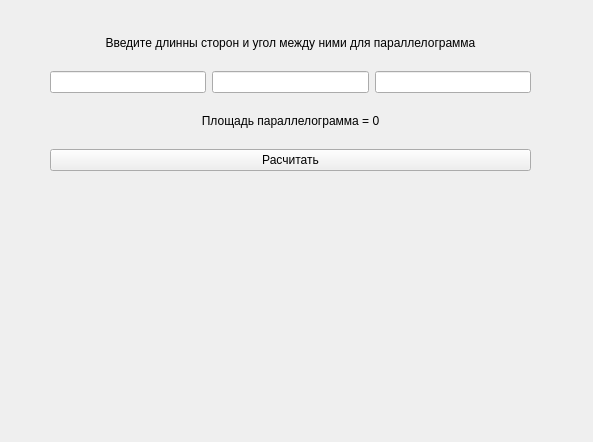
<?xml version="1.0" encoding="UTF-8"?>
<ui version="4.0">
 <class>Parallelogram</class>
 <widget class="QWidget" name="Parallelogram">
  <property name="geometry">
   <rect>
    <x>0</x>
    <y>0</y>
    <width>593</width>
    <height>442</height>
   </rect>
  </property>
  <property name="windowTitle">
   <string>Form</string>
  </property>
  <widget class="QLabel" name="image">
   <property name="geometry">
    <rect>
     <x>120</x>
     <y>210</y>
     <width>341</width>
     <height>191</height>
    </rect>
   </property>
   <property name="text">
    <string/>
   </property>
   <property name="alignment">
    <set>Qt::AlignmentFlag::AlignCenter</set>
   </property>
  </widget>
  <widget class="QWidget" name="">
   <property name="geometry">
    <rect>
     <x>50</x>
     <y>20</y>
     <width>481</width>
     <height>151</height>
    </rect>
   </property>
   <layout class="QGridLayout" name="gridLayout_2">
    <item row="0" column="0">
     <layout class="QGridLayout" name="gridLayout">
      <item row="1" column="1">
       <widget class="QLineEdit" name="inputlineEditB">
        <property name="alignment">
         <set>Qt::AlignmentFlag::AlignRight|Qt::AlignmentFlag::AlignTrailing|Qt::AlignmentFlag::AlignVCenter</set>
        </property>
       </widget>
      </item>
      <item row="1" column="2">
       <widget class="QLineEdit" name="inputlineEditC">
        <property name="alignment">
         <set>Qt::AlignmentFlag::AlignRight|Qt::AlignmentFlag::AlignTrailing|Qt::AlignmentFlag::AlignVCenter</set>
        </property>
       </widget>
      </item>
      <item row="0" column="0" colspan="3">
       <widget class="QLabel" name="label">
        <property name="text">
         <string>Введите длинны сторон и угол между ними для параллелограмма</string>
        </property>
        <property name="textFormat">
         <enum>Qt::TextFormat::AutoText</enum>
        </property>
        <property name="alignment">
         <set>Qt::AlignmentFlag::AlignCenter</set>
        </property>
       </widget>
      </item>
      <item row="1" column="0">
       <widget class="QLineEdit" name="inputlineEditA">
        <property name="alignment">
         <set>Qt::AlignmentFlag::AlignRight|Qt::AlignmentFlag::AlignTrailing|Qt::AlignmentFlag::AlignVCenter</set>
        </property>
       </widget>
      </item>
      <item row="2" column="0" colspan="3">
       <widget class="QLabel" name="resultlabel">
        <property name="text">
         <string>Площадь параллелограмма = 0</string>
        </property>
        <property name="alignment">
         <set>Qt::AlignmentFlag::AlignCenter</set>
        </property>
       </widget>
      </item>
     </layout>
    </item>
    <item row="1" column="0">
     <widget class="QPushButton" name="calculatePushButton">
      <property name="text">
       <string>Расчитать</string>
      </property>
     </widget>
    </item>
   </layout>
  </widget>
 </widget>
 <resources/>
 <connections/>
</ui>
